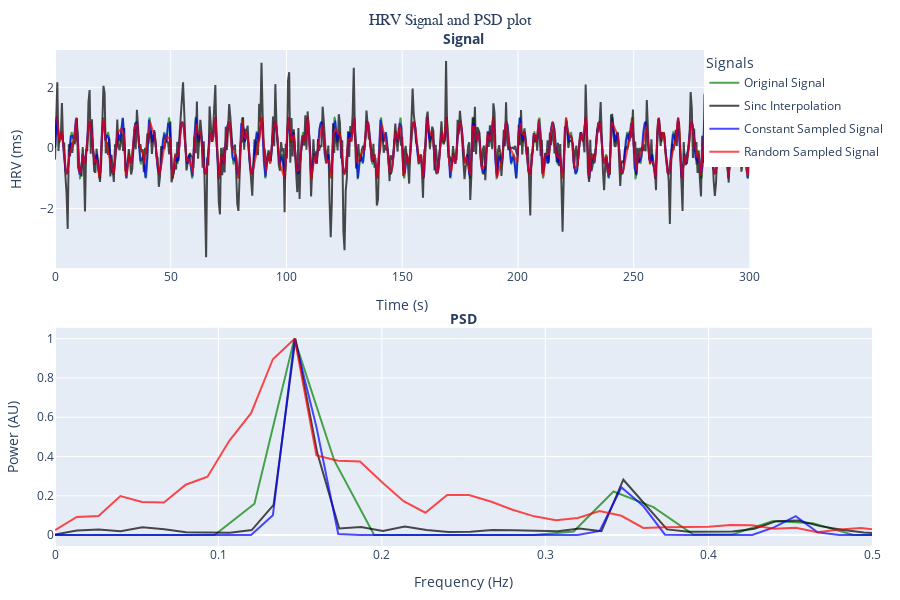

Notebook cell for this chart:
### Markdown cell above
Altough, Sinc (whitetaker-Shanon) interpolation distorsts the signal in the time domain. Normalized PSD is identical to the orginal signal.

### Code cell
signal=signal
original_psd = SincPsd.signal_to_PSD(signal, 100)

indices = np.linspace(0, len(signal) - 1, 400, dtype=int)
sampled_signal = signal.iloc[indices]
psd_sampled = SincPsd.signal_to_PSD(sampled_signal,400/300)

random_sample = signal.sample(n=600, random_state=1).sort_index()
psd_random = SincPsd.signal_to_PSD(random_sample,2)
            
sinc_signal = SincPsd.sinc_interpolate(random_sample)
_, sinc_psd = SincPsd.sinc_and_psd(random_sample)


plotter = SignalPsdPlotter()

plotter.plot_signal_and_psd(signal, original_psd, 'Original Signal', 'green')
plotter.plot_signal_and_psd(sinc_signal, sinc_psd, 'Sinc Interpolation', 'black')
plotter.plot_signal_and_psd(sampled_signal, psd_sampled, 'Constant Sampled Signal', 'blue')
plotter.plot_signal_and_psd(random_sample, psd_random, 'Random Sampled Signal', 'red')

plotter.show()

### Figure 1 — Plotly figure (JSON) as saved in the notebook; plotly's stock layout.template omitted (floating-point values rounded to 4 significant figures; data arrays with more than 128 entries replaced by an {"elided": "..."} marker saying what was removed)
{"data": [{"legendgroup": "Original Signal", "line": {"color": "green", "width": 2}, "mode": "lines", "name": "Original Signal", "opacity": 0.7, "type": "scatter", "x": {"elided": "30000 float values"}, "xaxis": "x", "y": {"elided": "30000 float values"}, "yaxis": "y"}, {"legendgroup": "Original Signal", "line": {"color": "green"}, "mode": "lines", "name": "Original Signal", "opacity": 0.7, "showlegend": false, "type": "scatter", "x": [0.0, 0.02441, 0.04883, 0.07324, 0.09766, 0.1221, 0.1465, 0.1709, 0.1953, 0.2197, 0.2441, 0.2686, 0.293, 0.3174, 0.3418, 0.3662, 0.3906, 0.415, 0.4395, 0.4639, 0.4883, 0.5127, 0.5371, 0.5615, 0.5859, 0.6104, 0.6348, 0.6592, 0.6836, 0.708, 0.7324, 0.7568, 0.7812, 0.8057, 0.8301, 0.8545, 0.8789, 0.9033, 0.9277, 0.9521, 0.9766], "xaxis": "x2", "y": [0.0007315, 0.0003124, 4.604e-06, 2.573e-05, 0.0003351, 0.1594, 1.0, 0.38, 0.0009633, 4.741e-05, 9.37e-06, 1.761e-05, 0.0001784, 0.01787, 0.222, 0.1425, 0.002522, 0.004293, 0.07206, 0.06061, 0.001694, 4.198e-05, 4.848e-06, 1.02e-06, 3.007e-07, 1.106e-07, 4.751e-08, 2.291e-08, 1.208e-08, 6.833e-09, 4.091e-09, 2.567e-09, 1.675e-09, 1.129e-09, 7.832e-10, 5.567e-10, 4.043e-10, 2.992e-10, 2.251e-10, 1.719e-10, 1.331e-10], "yaxis": "y2"}, {"legendgroup": "Sinc Interpolation", "line": {"color": "black", "width": 2}, "mode": "lines", "name": "Sinc Interpolation", "opacity": 0.7, "type": "scatter", "x": {"elided": "600 float values"}, "xaxis": "x", "y": {"elided": "600 float values"}, "yaxis": "y"}, {"legendgroup": "Sinc Interpolation", "line": {"color": "black"}, "mode": "lines", "name": "Sinc Interpolation", "opacity": 0.7, "showlegend": false, "type": "scatter", "x": [0.0, 0.01338, 0.02675, 0.04013, 0.05351, 0.06689, 0.08026, 0.09364, 0.107, 0.1204, 0.1338, 0.1472, 0.1605, 0.1739, 0.1873, 0.2007, 0.214, 0.2274, 0.2408, 0.2542, 0.2675, 0.2809, 0.2943, 0.3077, 0.3211, 0.3344, 0.3478, 0.3612, 0.3746, 0.3879, 0.4013, 0.4147, 0.4281, 0.4415, 0.4548, 0.4682, 0.4816, 0.495, 0.5083, 0.5217, 0.5351, 0.5485, 0.5619, 0.5752, 0.5886, 0.602, 0.6154, 0.6287, 0.6421, 0.6555, 0.6689, 0.6823, 0.6956, 0.709, 0.7224, 0.7358, 0.7491, 0.7625, 0.7759, 0.7893, 0.8026, 0.816, 0.8294, 0.8428, 0.8562, 0.8695, 0.8829, 0.8963, 0.9097, 0.923, 0.9364, 0.9498, 0.9632, 0.9766, 0.9899], "xaxis": "x2", "y": [0.002567, 0.02329, 0.02808, 0.01935, 0.03998, 0.02982, 0.01437, 0.01448, 0.01157, 0.02568, 0.1539, 1.0, 0.4172, 0.03406, 0.0413, 0.02083, 0.04309, 0.02647, 0.01569, 0.01644, 0.02604, 0.02425, 0.02056, 0.01998, 0.03368, 0.01985, 0.2819, 0.1578, 0.02897, 0.01738, 0.01674, 0.01847, 0.03276, 0.07099, 0.0743, 0.04566, 0.02774, 0.01299, 0.00829, 0.01158, 0.01409, 0.0225, 0.03621, 0.01671, 0.005088, 0.01086, 0.02142, 0.04929, 0.0401, 0.01432, 0.01558, 0.03136, 0.02333, 0.02172, 0.01872, 0.0301, 0.02285, 0.01762, 0.01095, 0.01744, 0.01484, 0.01686, 0.0212, 0.03059, 0.03822, 0.02264, 0.02208, 0.03131, 0.01794, 0.0267, 0.02738, 0.02982, 0.03388, 0.01857, 0.01397], "yaxis": "y2"}, {"legendgroup": "Constant Sampled Signal", "line": {"color": "blue", "width": 2}, "mode": "lines", "name": "Constant Sampled Signal", "opacity": 0.7, "type": "scatter", "x": {"elided": "400 float values"}, "xaxis": "x", "y": {"elided": "400 float values"}, "yaxis": "y"}, {"legendgroup": "Constant Sampled Signal", "line": {"color": "blue"}, "mode": "lines", "name": "Constant Sampled Signal", "opacity": 0.7, "showlegend": false, "type": "scatter", "x": [0.0, 0.01333, 0.02667, 0.04, 0.05333, 0.06667, 0.08, 0.09333, 0.1067, 0.12, 0.1333, 0.1467, 0.16, 0.1733, 0.1867, 0.2, 0.2133, 0.2267, 0.24, 0.2533, 0.2667, 0.28, 0.2933, 0.3067, 0.32, 0.3333, 0.3467, 0.36, 0.3733, 0.3867, 0.4, 0.4133, 0.4267, 0.44, 0.4533, 0.4667, 0.48, 0.4933, 0.5067, 0.52, 0.5333, 0.5467, 0.56, 0.5733, 0.5867, 0.6, 0.6133, 0.6267, 0.64, 0.6533, 0.6667], "xaxis": "x2", "y": [0.0005911, 0.0002809, 2.669e-07, 1.343e-07, 9.79e-07, 1.284e-06, 5.476e-06, 5.156e-06, 8.921e-05, 0.0007146, 0.1005, 1.0, 0.5504, 0.005736, 0.0002236, 1.892e-05, 1.148e-05, 1.843e-06, 9.72e-07, 9.293e-07, 5.035e-07, 8.256e-07, 4.267e-06, 1.602e-05, 0.0001948, 0.02126, 0.2428, 0.1478, 0.002021, 7.339e-05, 1.437e-05, 4.946e-06, 0.0001321, 0.03899, 0.0961, 0.01423, 3.867e-05, 5.057e-06, 3.921e-07, 2.106e-07, 1.764e-07, 1.043e-07, 4.149e-08, 5.031e-08, 1.512e-06, 3.143e-06, 4.768e-07, 1.839e-06, 3.378e-06, 6.419e-07, 9.497e-09], "yaxis": "y2"}, {"legendgroup": "Random Sampled Signal", "line": {"color": "red", "width": 2}, "mode": "lines", "name": "Random Sampled Signal", "opacity": 0.7, "type": "scatter", "x": {"elided": "600 float values"}, "xaxis": "x", "y": {"elided": "600 float values"}, "yaxis": "y"}, {"legendgroup": "Random Sampled Signal", "line": {"color": "red"}, "mode": "lines", "name": "Random Sampled Signal", "opacity": 0.7, "showlegend": false, "type": "scatter", "x": [0.0, 0.01333, 0.02667, 0.04, 0.05333, 0.06667, 0.08, 0.09333, 0.1067, 0.12, 0.1333, 0.1467, 0.16, 0.1733, 0.1867, 0.2, 0.2133, 0.2267, 0.24, 0.2533, 0.2667, 0.28, 0.2933, 0.3067, 0.32, 0.3333, 0.3467, 0.36, 0.3733, 0.3867, 0.4, 0.4133, 0.4267, 0.44, 0.4533, 0.4667, 0.48, 0.4933, 0.5067, 0.52, 0.5333, 0.5467, 0.56, 0.5733, 0.5867, 0.6, 0.6133, 0.6267, 0.64, 0.6533, 0.6667, 0.68, 0.6933, 0.7067, 0.72, 0.7333, 0.7467, 0.76, 0.7733, 0.7867, 0.8, 0.8133, 0.8267, 0.84, 0.8533, 0.8667, 0.88, 0.8933, 0.9067, 0.92, 0.9333, 0.9467, 0.96, 0.9733, 0.9867, 1.0], "xaxis": "x2", "y": [0.02475, 0.09214, 0.09766, 0.1986, 0.1686, 0.1657, 0.2565, 0.2969, 0.4799, 0.6205, 0.8954, 1.0, 0.4051, 0.3782, 0.3748, 0.2704, 0.1723, 0.1139, 0.2043, 0.2036, 0.1713, 0.1293, 0.09533, 0.07609, 0.08696, 0.122, 0.09836, 0.03619, 0.04011, 0.04272, 0.04217, 0.05189, 0.04978, 0.03261, 0.03788, 0.01493, 0.02845, 0.03641, 0.02398, 0.03176, 0.04288, 0.02377, 0.02125, 0.01575, 0.01404, 0.01641, 0.01397, 0.01617, 0.02571, 0.02546, 0.01883, 0.01423, 0.0258, 0.0251, 0.01733, 0.0138, 0.01053, 0.01124, 0.01669, 0.01419, 0.01074, 0.008105, 0.007673, 0.01682, 0.01898, 0.01317, 0.006753, 0.006138, 0.005097, 0.01263, 0.01758, 0.00643, 0.00576, 0.00916, 0.01231, 0.007319], "yaxis": "y2"}], "layout": {"annotations": [{"font": {"size": 14}, "showarrow": false, "text": "<b>Signal</b>", "x": 0.5, "xanchor": "center", "xref": "paper", "y": 1, "yanchor": "bottom", "yref": "paper"}, {"font": {"size": 14}, "showarrow": false, "text": "<b>PSD</b>", "x": 0.5, "xanchor": "center", "xref": "paper", "y": 0.435, "yanchor": "bottom", "yref": "paper"}], "height": 600, "legend": {"title": {"text": "Signals"}, "tracegroupgap": 4, "xanchor": "right", "y": 1}, "margin": {"b": 20, "l": 20, "r": 20, "t": 50}, "title": {"font": {"family": "Arial Black", "size": 16}, "text": "HRV Signal and PSD plot", "x": 0.5, "xanchor": "center"}, "xaxis": {"anchor": "y", "domain": [0, 0.85], "range": [0, 300], "title": {"text": "Time (s)"}}, "xaxis2": {"anchor": "y2", "domain": [0, 1], "range": [0, 0.5], "title": {"text": "Frequency (Hz)"}}, "yaxis": {"anchor": "x", "domain": [0.56, 1], "title": {"text": "HRV (ms)"}}, "yaxis2": {"anchor": "x2", "domain": [0, 0.44], "title": {"text": "Power (AU)"}}}}
